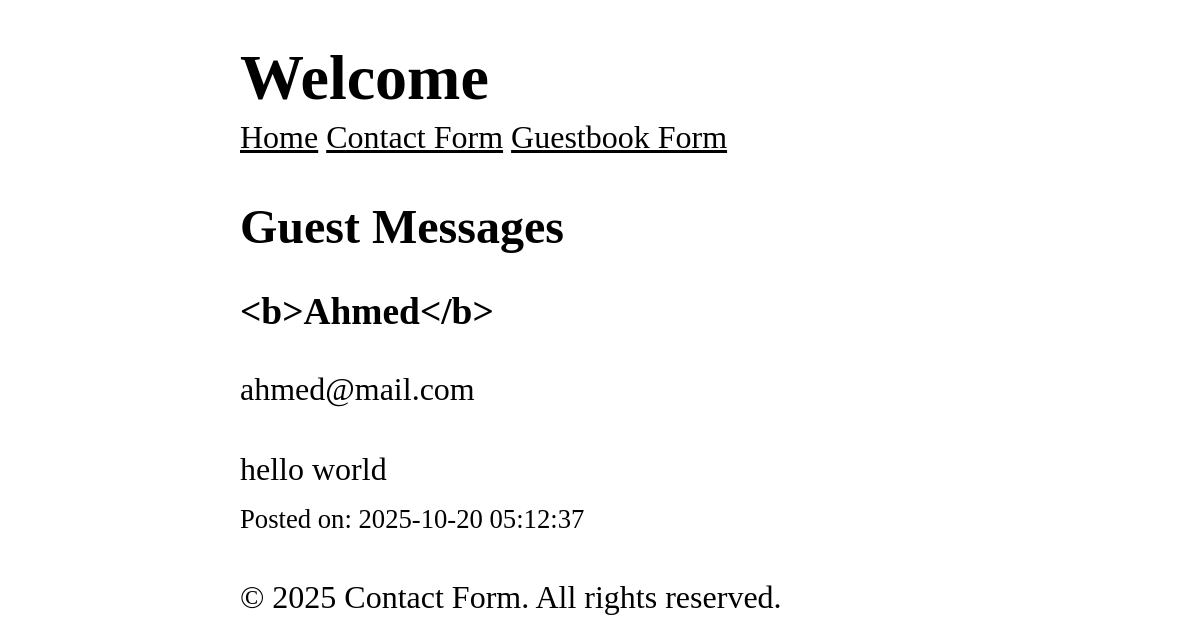
Page /guestbook on the earlier database version.
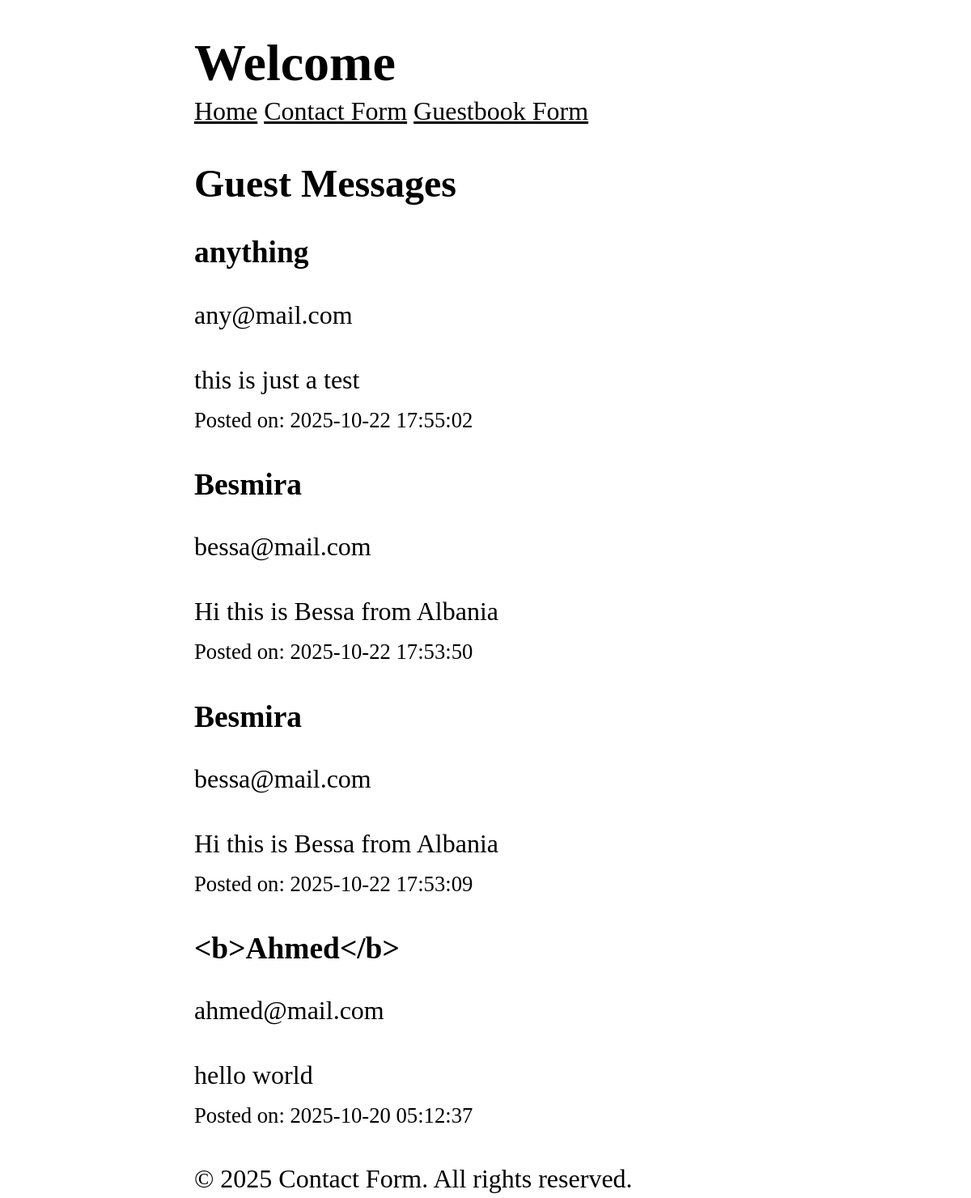
Same page on the later database version.
### tables this page shows
CREATE TABLE messages (
  id INTEGER PRIMARY KEY AUTOINCREMENT, 
  name TEXT NOT NULL, 
  email TEXT NOT NULL, 
  message TEXT NOT NULL, 
  created_at TIMESTAMP DEFAULT CURRENT_TIMESTAMP
);

### includes/view.php (called while the page is built, shortened)
<?php
function renderView(string $template, array $data = []): void {
  include TEMPLATES_DIR . '/header.php';
  include TEMPLATES_DIR . '/' . $template . '.php';
  include TEMPLATES_DIR . '/footer.php';
}

### routes/guestbook_get.php (called while the page is built)
<?php
$messages = getMessages(connectDb());
renderView(
  template: 'guestbook_get',
  data: ['messages' => $messages]
);

### public/index.php (called while the page is built, shortened)
<?php
dispatch($_SERVER['REQUEST_URI'], $_SERVER['REQUEST_METHOD']);

### includes/db.php (called while the page is built, shortened)
<?php
function connectDb(): PDO {
  $pdo = new PDO('sqlite:' . DB_DIR . '/' . 'db.sqlite');
  $pdo->setAttribute(PDO::ATTR_ERRMODE, PDO::ERRMODE_EXCEPTION);
  return $pdo;
}
function getMessages(PDO $pdo): array {
  $sql = "SELECT * FROM messages ORDER BY created_at DESC";
  $stmt = $pdo->query($sql);
  return $stmt->fetchAll(PDO::FETCH_ASSOC);
}

### templates/guestbook_get.php (the view)
<?php
$messages = $data['messages'];
?>
<section>
  <h2>Guest Messages</h2>
  <?php if (empty($messages)): ?>
    <p>No messages yet. Be the first to leave a message</p>
  <?php else: ?>
    <?php foreach ($messages as $message): ?>
      <h3>
        <?=htmlspecialchars($message['name']) ?>
      </h3>
      <p>
        <?=htmlspecialchars($message['email']) ?>
      </p>
      <p>
        <?=nl2br($message['message']) ?>
      </p>
      <small>Posted on: <?=htmlspecialchars($message['created_at']) ?> </small>
    <?php endforeach ?>
  <?php endif; ?>
</section>

### includes/router.php (shortened to what this page needs)
<?php
function normailzeUri(string $uri): string {
  $uri = strtolower(trim($uri, '/'));
  return $uri === INDEX_URI ? INDEX_ROUTE : $uri;
}
function getFilePath(string $uri, string $method): string {
  return ROUTES_DIR . '/' . normailzeUri($uri) . '_' . strtolower( $method) . '.php';
}
function dispatch(string $uri, string $method): void {
  $uri = normailzeUri($uri);
  $method = strtoupper($method);
  $filePath = getFilePath($uri, $method);
  if(file_exists($filePath)) {
    include($filePath);
    return;
  }
}

### templates/header.php (shortened to what this page needs)
<!DOCTYPE html>
<html lang="en">
<head>
</head>
<body>
  <header>
    <h1>Welcome</h1>
  </header>
  <nav>
    <a href="/">Home</a>
    <a href="/contact">Contact Form</a>
    <a href="/guestbook">Guestbook Form</a>
  </nav>
  <main>

### templates/footer.php
  </main>
  <footer>
    <p>
      &copy; <?= date('Y')?> Contact Form. All rights reserved.
    </p>
  </footer>
</body>

### templates/header.php (style rules this page uses)
*, *::before, *::after { box-sizing: border-box; }
html { -moz-text-size-adjust: none; -webkit-text-size-adjust: none; text-size-adjust: none; }
body, h1, h2, h3, h4, p, figure, blockquote, dl, dd { margin-block-end: 0; }
body { min-height: 100vh; line-height: 1.5; max-width: 60%; margin-left: auto; margin-right: auto; font-size: 2em; }
h1, h2, h3, h4, button, input, label { line-height: 1.1; }
h1, h2, h3, h4 { text-wrap: balance; }
a:not([class]) { text-decoration-skip-ink: auto; color: currentColor; }

Differences in the rows shown:
added messages: name "anything", email "any@mail.com", message "this is just a test", created_at "2025-10-22 17:55:02"
added messages: name "Besmira", email "bessa@mail.com", message "Hi this is Bessa from Albania", created_at "2025-10-22 17:53:50"
added messages: name "Besmira", email "bessa@mail.com", message "Hi this is Bessa from Albania", created_at "2025-10-22 17:53:09"
